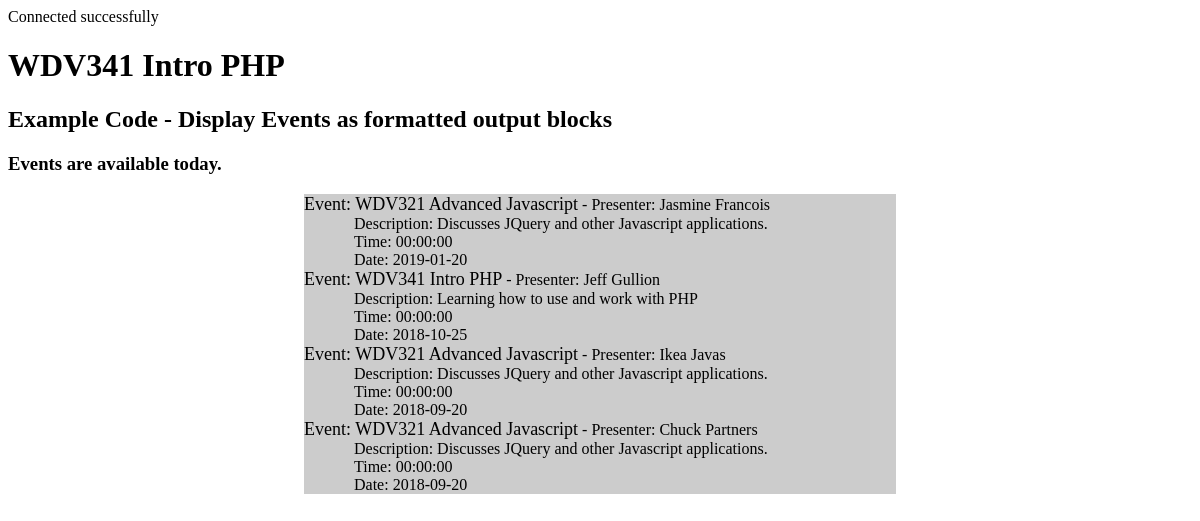
The page /WDV341/Unit9/formatEvents.php on the database its author committed.
### tables this page shows
CREATE TABLE `wdv341_event` (
  `event_id` int(11) NOT NULL,
  `event_name` varchar(200) NOT NULL,
  `event_description` varchar(300) NOT NULL,
  `event_presenter` varchar(200) NOT NULL,
  `event_date` date NOT NULL,
  `event_time` time NOT NULL
);

### WDV341/Unit9/formatEvents.php (the view, shortened to what this page needs)
<?php
    require ("connectPDO.php");
    $sqlCommand = "SELECT event_name, event_description, event_presenter, event_date, event_time
                    FROM wdv341_event
                    ORDER BY event_date DESC";
    $statement = $conn->prepare($sqlCommand);
    try{
        $statement->execute();
    } catch (PDOException $exception){
        echo "Something didn't go so well.";
        echo $exception->getMessage();
    }
    function setClass($inDate){
        $currentDate = new DateTime();
        $eventDate = new DateTime($inDate);
        if($currentDate->format("Y-m") === $eventDate->format("Y-m")){
            echo "currentMonthEvent";
        } else if($eventDate > $currentDate){
            echo "futureEvent";
        } else{
            echo "displayEvent";
        }
    }
?>
<!DOCTYPE html>
<html>
<head>
</head>
<body>
    <h1>WDV341 Intro PHP</h1>
    <h2>Example Code - Display Events as formatted output blocks</h2>
    <h3>Events are available today.</h3>
<?php
    foreach ($statement->fetchAll(PDO::FETCH_ASSOC) as $tableRow){
?>
        <div class="eventBlock">
            <div>
            	<span class=<?php setClass($tableRow["event_date"])?>>Event: <?php echo $tableRow["event_name"] ?></span>
                <span> - Presenter: <?php echo $tableRow["event_presenter"] ?></span>
            </div>
            <div>
            	<span class="eventDetails">Description: <?php echo $tableRow["event_description"] ?></span>
            </div>
            <div>
            	<span class="eventDetails">Time: <?php echo $tableRow["event_time"] ?></span>
            </div>
            <div>
            	<span class="eventDetails">Date: <?php echo $tableRow["event_date"] ?></span>
            </div>
        </div>
<?php
    }
?>
</body>
</html>

### WDV341/Unit9/formatEvents.php (style rules this page uses)
.eventBlock { width:50%; margin-left:auto; margin-right:auto; background-color:#CCC; }
.displayEvent { text-align:left; font-size:18px; }
.eventDetails { margin-left:50px; }

### rows shown on the page
wdv341_event: event_name "WDV321 Advanced Javascript", event_presenter "Jasmine Francois", event_description "Discusses JQuery and other Javascript applications.", event_time "00:00:00", event_date "2019-01-20"
wdv341_event: event_name "WDV341 Intro PHP", event_presenter "Jeff Gullion", event_description "Learning how to use and work with PHP", event_time "00:00:00", event_date "2018-10-25"
wdv341_event: event_name "WDV321 Advanced Javascript", event_presenter "Ikea Javas", event_description "Discusses JQuery and other Javascript applications.", event_time "00:00:00", event_date "2018-09-20"
wdv341_event: event_name "WDV321 Advanced Javascript", event_presenter "Chuck Partners", event_description "Discusses JQuery and other Javascript applications.", event_time "00:00:00", event_date "2018-09-20"
